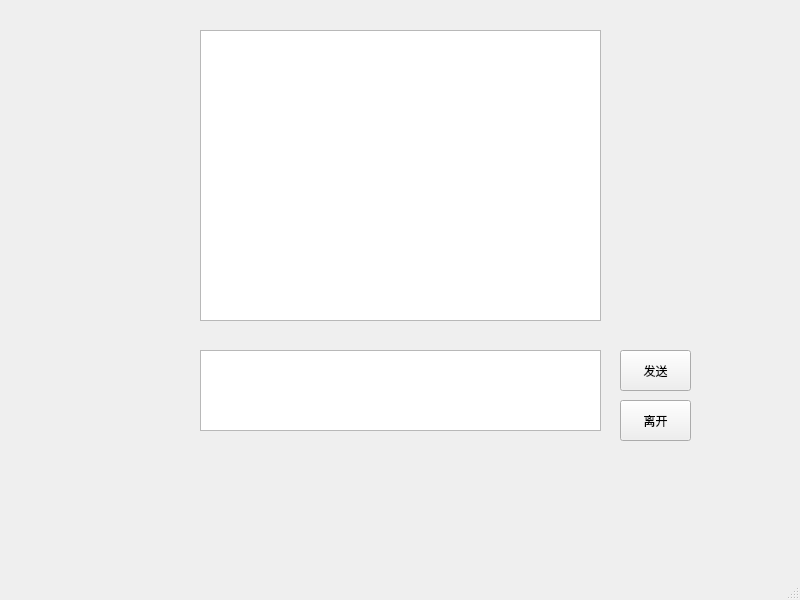
<?xml version="1.0" encoding="UTF-8"?>
<ui version="4.0">
 <class>MainWindow</class>
 <widget class="QMainWindow" name="MainWindow">
  <property name="geometry">
   <rect>
    <x>0</x>
    <y>0</y>
    <width>800</width>
    <height>600</height>
   </rect>
  </property>
  <property name="windowTitle">
   <string>MainWindow</string>
  </property>
  <widget class="QWidget" name="centralwidget">
   <widget class="QPlainTextEdit" name="plainTextEdit">
    <property name="geometry">
     <rect>
      <x>200</x>
      <y>350</y>
      <width>401</width>
      <height>81</height>
     </rect>
    </property>
   </widget>
   <widget class="QTextBrowser" name="textBrowser">
    <property name="geometry">
     <rect>
      <x>200</x>
      <y>30</y>
      <width>401</width>
      <height>291</height>
     </rect>
    </property>
   </widget>
   <widget class="QPushButton" name="pushButton">
    <property name="geometry">
     <rect>
      <x>620</x>
      <y>350</y>
      <width>71</width>
      <height>41</height>
     </rect>
    </property>
    <property name="text">
     <string>发送</string>
    </property>
   </widget>
   <widget class="QPushButton" name="pushButton_2">
    <property name="geometry">
     <rect>
      <x>620</x>
      <y>400</y>
      <width>71</width>
      <height>41</height>
     </rect>
    </property>
    <property name="text">
     <string>离开</string>
    </property>
   </widget>
  </widget>
  <widget class="QMenuBar" name="menubar">
   <property name="geometry">
    <rect>
     <x>0</x>
     <y>0</y>
     <width>800</width>
     <height>22</height>
    </rect>
   </property>
  </widget>
  <widget class="QStatusBar" name="statusbar"/>
 </widget>
 <resources/>
 <connections/>
</ui>
